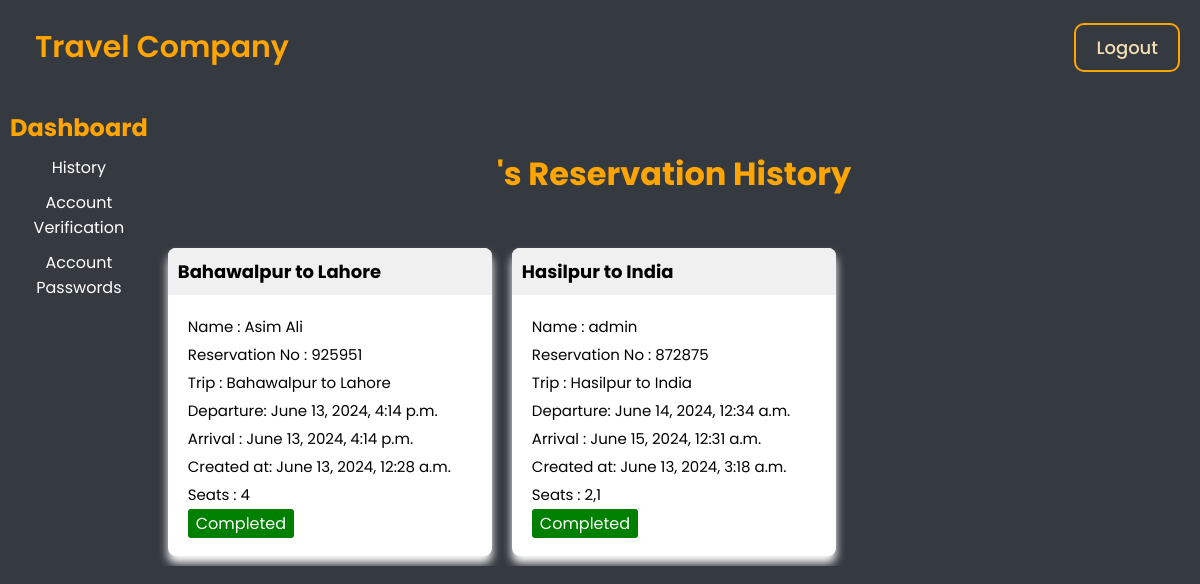
/bookings/dashboard/ (signed in), run on the app's committed database.
### bookings/models.py (models this page shows, shortened)
class Reservations(models.Model):
    id = models.AutoField(primary_key=True)
    name = models.CharField(max_length=255)
    user = models.ForeignKey(User, on_delete=models.CASCADE, related_name='selected_user', default=1)
    trip = models.ForeignKey(Trip, on_delete=models.CASCADE, related_name='selected_trip', default=1)
    selected_seats = models.CharField(max_length=255, default='', blank=True)
    date_created = models.DateTimeField(default=timezone.now)
    date_updated = models.DateTimeField(auto_now=True)
    reservation_number = models.CharField(max_length=6, unique=True, editable=False, default=generate_reservation_number)

class Trip(models.Model):
    departure = models.ForeignKey(City, related_name='departure_city', on_delete=models.CASCADE)
    departure_datetime = models.DateTimeField(default=timezone.now)
    destination = models.ForeignKey(City, related_name='destination_city', on_delete=models.CASCADE)
    arrival_datetime = models.DateTimeField(default=timezone.now)
    bus = models.ForeignKey(Bus, on_delete=models.CASCADE)
    fare = models.CharField(max_length=15, default='0')
    total_seats = models.IntegerField(default=49)
    available_seats = models.IntegerField(default=49)

class City(models.Model):
    city_name = models.CharField( max_length=50)
    def __str__(self):
        return self.city_name

### bookings/views.py (the view)
# urls.py: path('dashboard/', dashboard, name='dashboard'),
@login_required(login_url='custom_login')
def dashboard(request):
    user_reservations = Reservations.objects.filter(user=request.user)
    is_authenticated = request.user.is_authenticated
    first_name = request.user.first_name if is_authenticated else ""
    current_datetime = timezone.now()
    for reservation in user_reservations:
        reservation.is_deletable = reservation.trip.departure_datetime > current_datetime
    return render(
        request, 'bookings/dashboard.html',
        {
            'user_reservations': user_reservations,
            'is_authenticated': is_authenticated,
            'first_name': first_name,
        }
    )

### templates/bookings/dashboard.html (shortened to what this page needs)
{% extends "base/base.html" %} {% block head %} | Dashboard {% endblock head %}
{% block base %}
<div class="dash_container">
  <div class="sidebar">
    <header class="header">
      <h7 class="dash_head">Dashboard</h7>
      <ul class="dash_bar">
        <li><a href="{% url 'dashboard' %}">History</a></li>
        <li><a href="">Account Verification</a></li>
        <li><a href="">Account Passwords</a></li>
    </header>
  </div>
  <main class="main-content">
    <h1 class="dash_name">{{ first_name }}'s Reservation History</h1>
    <div class="cards-container">
      {% if user_reservations %}
      {% for reservation in user_reservations %}
      <div class="card">
        <div class="card-head">
          <h3>{{reservation.trip.departure}} to {{reservation.trip.destination}}</h3>
        </div>
        <div class="card-body">
          <p class="data"> Name : {{reservation.name}}</p>
          <p class="data">Reservation No : {{reservation.reservation_number}}</p>
          <p class="data">Trip : {{reservation.trip.departure}} to {{reservation.trip.destination}}</p>
          <p class="data">Departure: {{reservation.trip.departure_datetime}}</p>
          <p class="data">Arrival : {{reservation.trip.arrival_datetime}}</p>
          <p class="data">Created at: {{reservation.date_created}}</p>
          <p class="data">Seats : {{reservation.selected_seats}}</p>
          {% if reservation.is_deletable %}
          <a href="{% url 'delete_reservations_customer' reservation_id=reservation.reservation_number %}"
            class="delete-link">Delete</a>
          {% else %}
          <a class="completed">Completed</a>
          {% endif %}
        </div>
      </div>
      {% endfor %}
    </div>
    {% endif %}
  </main>
</div>
{% endblock base %}

### static/style.css (style rules this page uses)
* { margin: 0; padding: 0; box-sizing: border-box; list-style: none; text-decoration: none; scroll-behavior: smooth; scroll-padding-top: 2rem; font-family: "Poppins", sans-serif; }
h1 { padding-top: 100px; text-align: center; font-size: xx-large; }
.dash_container { display: flex; flex-direction: row; min-height: 100vh; width: 100%; background-color: #343a40; }
.sidebar { background-color: #343a40; color: #fff; flex: 0 0 130px; display: flex; flex-direction: column; align-items: center; padding-top: 110px; padding-left: 10px; }
.header { display: flex; flex-direction: column; justify-content: space-between; align-items: center; text-align: center; }
.dash_head { font-size: 24px; font-weight: bold; color: orange; }
.dash_name { padding-top: 130px; text-align: center; font-size: xx-large; color: orange; }
.dash_bar { list-style: none; margin: 0; padding: 0; }
.dash_bar li { margin: 10px 0; }
.dash_bar a { text-decoration: none; color: #fff; }
.cards-container { padding-top: 50px; display: flex; flex-wrap: nowrap; overflow-x: auto; }
.card { flex: 0 0 auto; margin-right: 20px; background-color: #fff; border-radius: 8px; box-shadow: 0 7px 10px white; margin-bottom: 20px; }
.card-head { background-color: #f0f0f0; border-top-left-radius: 8px; border-top-right-radius: 8px; padding: 10px; }
.card-head h3 { margin: 0; font-size: 18px; }
.card-body { padding: 20px; }
.data { font-size: 15px; margin-bottom: 5px; }
a.completed { text-decoration: none; margin-right: 5px; padding: 3px 8px; color: #ffffff; background-color: green; border-radius: 3px; }
@media only screen and (min-width: 1024px) { .dash_container { display: flex; flex-direction: row; width: 100%; } }
@media only screen and (min-width: 1024px) { .sidebar { flex: 0 0 130px; } }
@media only screen and (min-width: 1024px) { .main-content { flex: 1; padding: 20px; } }
@media only screen and (min-width: 1024px) { .cards-container { display: flex; flex-wrap: wrap; margin: -10px; } }
@media only screen and (min-width: 1024px) { .card { flex: 0 0 calc(33.33% - 20px); margin: 10px; } }

### data on the page
Reservations: trip.departure "Bahawalpur", trip.destination "Lahore", name "Asim Ali", reservation_number "925951", trip.departure_datetime "June 13, 2024, 4:14 p.m.", trip.arrival_datetime "June 13, 2024, 4:14 p.m.", date_created "June 13, 2024, 12:28 a.m.", selected_seats "4", shows "Completed"
Reservations: trip.departure "Hasilpur", trip.destination "India", name "admin", reservation_number "872875", trip.departure_datetime "June 14, 2024, 12:34 a.m.", trip.arrival_datetime "June 15, 2024, 12:31 a.m.", date_created "June 13, 2024, 3:18 a.m.", selected_seats "2,1", shows "Completed"
